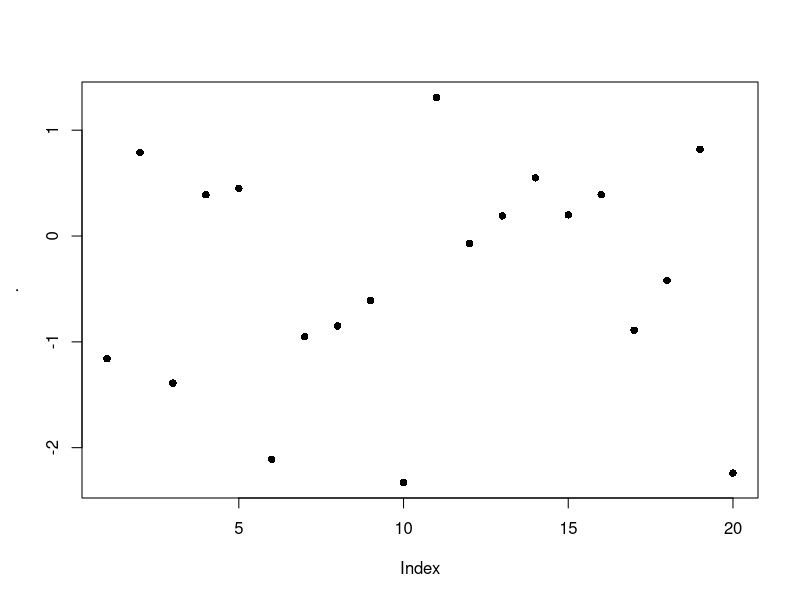
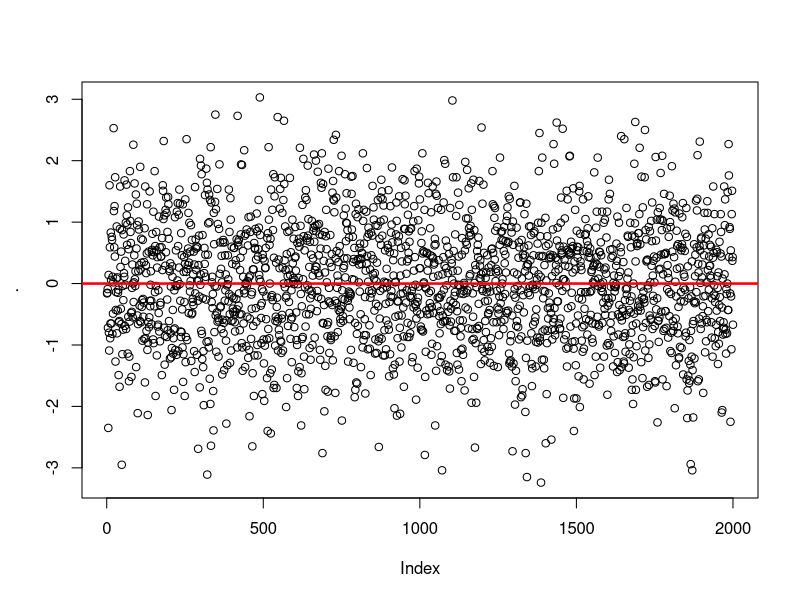

Recreate these plots in R, in order. (Note: this script raises an error after producing the figures.)
# __________________________________________________________________
# R VOCABULARY 
# __________________________________________________________________

library("dplyr")
library("reshape2")
library("lazyeval")
library("ggplot2")
library("labeling")
library("lubridate")


# help(package="base")
# rm(list=ls())

# TODO: -------
# duplicated, charmatch, aggregate, do.call
# remove "lib" arg in library calls 
       


# flatten a list: 
(l <- list(item1=4, item2=2, item3=c(100, 200)))  # surrounding with () calls print 
(unlist(l))
(unname(unlist(l)))  # returns numeric vector; also try: unlist(l) %>% unname  


# flattening a list of dates does weird stuff: 
datelist = as.list(c(ymd("2017-01-01"), ymd("2017-01-01")))
unlist(datelist)  # not good 
do.call("c", datelist)  # this is good 


# rep and seq: --------------------
rep(letters[1:3], times=2)  # same as rep(letters[1:3], 2)
rep(letters[1:3], each=2)
rep(letters[1:3], times=2, each=2)
rep(letters[1:3], times=2, each=2, length.out=2)
rep_len(letters[1:3], length.out=40)  # could be useful if you don't know the length of a vector, but you want to keep recycling it until total length reaches a target value. 
rep(letters[1:3], times=(1:3))

seq(1,26)
seq(1,26,by=3)
seq(1,26, length.out=4)  # generates a sequence of length.out=4 equally spaced values from 1 to 16. (length.out is usually abbreviated to length or len, and seq_len is much faster.)
seq(along.with=month.abb)  # can abbreviate as e.g. seq(month.abb) or seq(letters); verbose alternative: seq(1, length(month.abb))
seq(along.with=rnorm(20))# generates sequence 1,2,3... ending with length(month.abb)
seq(c("apple", "orange", "banana"))

x<-round(rnorm(20), 2); names(x) <- seq(rnorm(20)); x %>% plot(pch=16) 
x<-round(rnorm(2000), 2); names(x) <- seq(rnorm(2000)); x %>% 
  plot(pch=1) %>% abline(h=0, lwd=2.5, col="red")


any(c(rep(FALSE, 9), TRUE))  # any TRUEs in the vector? 
any(c(2<1, 4>5, 6==7))

x <- c(4,3, NA, 1,1,23)
any(is.na(x))  # is.na(x) returns a logical of same length as x 



x<- rnorm(10)
range(x)
all(x < 2)  # x<2 returns a logical vector of same length as x; all(x<2) returns TRUE only if all values are TRUE 
all(x < 2, x > (-2))
all(1<2, 2==2, 3>2)
all(c(TRUE, TRUE, TRUE, FALSE))


4 %in% c(1,1,4,1)  # TRUE 
"s" %in% letters  # TRUE
1:4 %in% 1:10  # returns vector of same length as vector on left side of %in%
c(1:4, 12) %in% 1:10
c("g", 7) %in% letters 


match("s", letters)
match(c("a", "s", "f"), letters)
x <- c(4,3, NA, 1,1,23, NA)
match(NA, x)  # Note that match() only returns first match 


which(c(rep(FALSE, 5), TRUE, rep(FALSE, 4), TRUE))  # Takes a logical vector, returns numeric pointing to positions of TRUE values 
which(c(4==5, 2==3))
which(c(4==5, 2==3, 3==3, 4<5, 9>4))


x <- rep(1.0,10); y <- rep(0.99999999999, 10)
all.equal(target=x, current=y, tolerance = 10^-10)
all.equal(target=x, current=y, tolerance = 10^-20)


identical(2, 2.0)  # TRUE 

set.seed(1)
x <- rnorm(10)
set.seed(1)
y <- rnorm(10)
identical(x,y) # TRUE 


stopifnot(c(TRUE, TRUE))
stopifnot(c(FALSE, TRUE))  # returns an error if not all TRUE 
stopifnot(c(2<3, 4>5))


x <- airquality[, -1] # x is a regression design matrix
y <- airquality[,  1] # y is the corresponding response
stopifnot(complete.cases(y) != is.na(y))  # complete.cases returns a logical 
ok <- complete.cases(x, y)  # returns logical of same length as num rows of x and y
sum(!ok) # how many are not "ok" ? NOTE that "!" on a logical gives its inverse: !c(TRUE, FALSE) = c(FALSE, TRUE)
x <- x[ok,]
y <- y[ok]


# subsetting: -----
# 3 ways of subsetting a df for first column:
airquality[1]  # returns data frame (which is a type of list; subsetting list with [] always gives list)
airquality[[1]]  # returns the *contents* of element 1 in the df - integer atomic vector. [[]] can only return 1 thing 
airquality$Ozone  # returns integer atomic vector. Note that $ is shorthand, where x$y = x[["y", exact=FALSE ]]



cumsum(1:10)  # pseudocode: for i in 1:10, result[1] = i, result[2]=i+result[1]
cumprod(1:10)
cummin(1:10)  # along the entire length of input vector, 1 is min 
cummax(10:1)



# first differencing: 
diff(1:10, lag = 1, differences = 1)  # diff gives differecnes between successive elements in a vector 
diff(seq(1,50, by=5), lag=1, differences=1)
(diffs1 <-diff(c(1,5,2,2,10,.5,-1,3,-4,30), lag = 1, differences = 1))
length(diffs1)

# second differencing: 
(diffs2 <-diff(c(1,5,2,2,10,.5,-1,3,-4,30), lag = 1, differences = 2))  
diffs2 == diff(diffs1, lag = 1, differences = 1)  #  setting arg differences > 1 means you recursively apply diff a specified number of times 
length(diffs2)  # note that this has one less element than diffs1

# differencing at lags (i.e. not immediately successive elements)
(diffs3 <-diff(c(1,5,2,2,10,.5,-1,3,-4,30), lag = 2, differences = 1))  
length(diffs3)


# cut a range to get a factor: -------------------
x <- 1:100 
cut(x, breaks=seq(0,100,5), labels= paste("Level", 1:20))  # divide range of x into levels of a factor; 
# note that length of labels is 1 less than length of breaks
# also, first value of breaks is lower than min value of x 
table(cut(x, breaks=seq(0,100,5), labels= paste("Level", 1:20)))



# reorder factor levels using values in another column -------------
# first create data: 
df <- data.frame(area=letters[1:10], 
                 total=c(10,2,1,rnorm(6),20)); df

# graph looks ugly: 
ggplot(df, aes(x=area, y=total)) + geom_bar(stat="identity")

# find order of factor levels that you want: 
order(df$total)  # this gives ascending order; for descending, rev(order(df$total))

# reset factor levels: 
df <- df %>% mutate(area=factor(area, 
                          levels=area[order(df$total)])); df

str(df)  # factor levels reset

# graph again: 
ggplot(df, aes(x=area, y=total)) + geom_bar(stat="identity")  # SUCCESS!


# if there is an obvious way to order your factor levels (e.g. alphabetical), 
# you can try using ordered(): 
# create a factor with default ordering: 
ordered(rep(1:12, length=24))
ordered(c("blue", "green", "yellow"))
ordered(paste0("level_", 1:30))  # doesn't work well 

# let's try again: 
two.digits.numbers <- 
      sapply(1:30, function(x){
            x.char <- as.character(x)
            if (nchar(x.char) < 2){
                  x <- paste0("0", x)
            } else {
                  x <- x.char
            }
            return(x)
      }
      )

ordered(paste0("level_", two.digits.numbers))  # works! 

#**************************************************





#**************************************************
pmin(1:4, 0:3)  # gives "parallel" min - min of each pair of elements, where one element is from vector1, the other from v2. 

x <- sort(rnorm(100));  cH <- 1.35
quantile(x, probs = seq(0, 1, 0.25), na.rm = FALSE, names = TRUE)
# quantiles are cutpoints dividing the range of a probability distribution into contiguous intervals with equal probabilities. 
# quartiles are the three cut points that will divide a dataset into four equal-size groups
pmin(cH, quantile(x)) # no names
pmin(quantile(x), cH) # has names
plot(x=x, y=pmin(cH, pmax(-cH, x)), type = "b", main =  "Huber's function")



# & and && --------
x <- 1 
y <- 1

if (x==1 & y==1){print("yes")} else {print("no")}
if (x==1 && y==1){print("yes")} else {print("no")}
# when x and y are single element vectors, doesn't seem to make a diff

x <- c(1,1) 
y <- c(1,0)

if (x==1 & y==1){print("yes")} else {print("no")}
# single & returns warning: only first element used 

if (x==1 && y==1){print("yes")} else {print("no")}
# no warning, but doesn't seem to give right answer 

# NOTE: apparently && is preferred in if conditions 




# merge: -------------------------------
# merging vectors (doesn't make much sense): 
x <- letters
y <- letters[3:4]
merge(x,y)  # prob not what you want: this is the cartesian product (?) of the 2 sets 


# MERGING DATA FRAMES: -----------
# if the column you're merging on has the same name in both dfs, there's no need to 
# specify by="" argument, because it is automatically interpreted that you are joining on that column 

x <- data.frame(a=letters, b.x=rnorm(26)) %>% print 
y <- data.frame(a=c(letters[3:4], "test"), d.y=rnorm(3), e.y=rep("yo", 3)) %>% print 

merge(x,y)  # inner join; 
merge(x,y, all=TRUE)  # outer join
merge(x,y, all.y=TRUE)  # right join
merge(x,y, all.x=TRUE)  # left join
merge(x,y, all.x=TRUE, all.y=TRUE)  # outer join again




# if the column you're merging on has the diff name in the 2 dfs, you need to specify the 
# by.x and by.y arguments 

x <- data.frame(a=letters, b.x=rnorm(26))
y <- data.frame(a.y=c(letters[3:4], "test"), d.y=rnorm(3), e.y=rep("yo", 3))

merge(x,y, by.x="a", by.y="a.y")  # INNER JOIN 
merge(x,y, all=TRUE, by.x="a", by.y="a.y")  # OUTER JOIN 
merge(x,y, all.y=TRUE, by.x="a", by.y="a.y")  # RIGHT JOIN
merge(x,y, all.x=TRUE, by.x="a", by.y="a.y")  # LEFT JOIN 


#... another example: -----------------
authors <- data.frame(
      surname = I(c("Tukey", "Venables", "Tierney", "Ripley", "McNeil")),
      nationality = c("US", "Australia", "US", "UK", "Australia"),
      deceased = c("yes", rep("no", 4)))
books <- data.frame(
      name = I(c("Tukey", "Venables", "Tierney",
                 "Ripley", "Ripley", "McNeil", "R Core")),
      title = c("Exploratory Data Analysis",
                "Modern Applied Statistics ...",
                "LISP-STAT",
                "Spatial Statistics", "Stochastic Simulation",
                "Interactive Data Analysis",
                "An Introduction to R"),
      other.author = c(NA, "Ripley", NA, NA, NA, NA,
                       "Venables & Smith"))

(m1 <- merge(authors, books, by.x = "surname", by.y = "name"))
(m2 <- merge(books, authors, by.x = "name", by.y = "surname"))


#... merging on dates: --------------
admits <- data.frame(dates = as.Date(c("2017-01-12", "2017-01-15")), 
                     num_cases = c(450,12))
census <- data.frame(dates = as.Date(c("2017-01-12", "2017-01-31")), 
                     num_pts = c(14030, 9912))
date_string <- data.frame(dates = seq(as.Date("2017-01-01"), as.Date("2017-01-31"), by="1 days")) 

# column to match on has same name in all 3 dfs, so no need to specify "by=" argument 
finaldf <- merge(date_string, admits, all.x=TRUE) %>% 
                  merge(census, all.x=TRUE) %>% print 

# if appropriate, replace NAs with zeroes: 
finaldf <- mutate(finaldf, 
                  num_cases=sapply(num_cases, function(x) if(is.na(x)==TRUE){0} else {x}), 
                  num_pts=sapply(num_pts, function(x) if(is.na(x)==TRUE){0} else {x})
                  ) %>% print 

finaldf.m <- melt(mutate(finaldf, dates=as.character(dates))) %>% print 
dcast(finaldf.m, dates ~ variable)  # reverses the melting operation 
dcast(finaldf.m, variable ~ dates)  # reverse rows and columns 


# sort and order: ------------------
x <- c(1,1,3,-1,0,19,1,9,7,32)
sort(x)
sort(x, decreasing=TRUE)
rev(x)  # just reverses arguments 

order(x)  # returns an ordered numeric vector: order(x)[1] returns the position in x where the smallest element in x is found 
x[order(x)]  # arranges x in ascending order 


# Run-length encoding (RLE) is a very simple form of lossless data compression in which runs of data (that is, sequences in which the same data value occurs in many consecutive data elements) are stored as a single data value and count, rather than as the original run
x <- rev(rep(6:10, 1:5))
rle(x)
class(rle(x))  # type of list
rle(x)[1]
unname(unlist(rle(x)[1]))

z <- c(TRUE, TRUE, FALSE, FALSE, TRUE, FALSE, TRUE, TRUE, TRUE)
rle(z)
rle(as.character(z))

x <- c(rep("a", 4), "c", rep("g", 10))
unique(x)

# TABLE ----------------------------------------------
df <- data.frame(a=sample(100,10), 
                 b=sample(2000, 10))
table(df)  # you can call table() on purely numeric data, but it's kinda useless 
table(df$a)  # still useless 

df$c= sapply(1:10, function(x) sample(c("Group1", "Group2"), 1, replace=TRUE))
df

table(df)  # still pretty useless 
table(select(df, a,c))   # possibly useful: this converts the data from "long" to "wide" format; compare with > select(df[order(df$a), ], a,c)
table(select(df, b,c))  # possibly useful 
table(df$c)  # probably the best use of table() for this data 


# Simple frequency distribution:
table(rpois(100, 5))  # n=100, lambda=5
table(state.division, state.region)

with(airquality,
     table(OzHi = Ozone > 80, Month, useNA = "ifany"))  # with() seems to be a 
# precursor to the pipe operator (%>%)


# copy table from R to Excel: ---------------------
df <- data.frame(a=rnorm(20), b= sample(c(TRUE, FALSE), 20, replace=TRUE)) # %>% print
write.table(df, file="clipboard", sep="\t", row.names=FALSE)  # now paste in Excel 

# copy via clipboard from excel to R: 
#select column in excel %>%
x <- readClipboard()


# ifelse() : ------------------------------------
x <- c(6:-4)
sqrt(x)  #- gives warning
sqrt(ifelse(x >= 0, x, NA))  # no warning

## Note: the following also gives the warning !
ifelse(x >= 0, sqrt(x), NA)

l <- sample(c("a", "b", "c"), 1)
ifelse(l >= "b", "high", "low")


# DATES --------------------------------------------
# ...create strings of dates ----
seq(ISOdate(2017,1,1), ISOdate(2017,1,31), by="day") %>% substr(1,11)  # Jan to Feb 

seq(ISOdate(2017,1,1), ISOdate(2017,1,31), by="7 day") %>% 
  substr(1,11)  # only week start dates 

seq(ISOdate(2017,2,1), ISOdate(2017,1,1), by="-1 day") %>% substr(1,11)  # Feb to Jan 

# Note: ISOdate() is a wrapper for strptime()


# Alternatively, you can use as.Date: 
seq(as.Date("2017-01-01"), as.Date("2017-04-05"), by="1 day")

dates <- seq(as.Date("2017-01-01"), as.Date("2017-04-05"), by="7 day")  # only first day of weeks 
date_and_wkday <- data.frame(dates = dates, 
                             days = weekdays(dates)) %>% print 




# ...identify fiscal year from date : -------------------
x <- data.frame(date = c("2013-01-01", "2013-06-06", "2015-02-28", "2015-09-04"), 
                m=rep(NA,2), 
                y=rep(NA,2), 
                fyear = rep(NA,2)); x

for(i in 1:nrow(x)){
      x$m[i] <- substr(x$date[i], 6,7) %>% as.numeric
      x$y[i] <- substr(x$date[i], 1,4) %>% as.numeric
      if(m[i] %in% 4:12){
            x$fyear[i] <- x$y[i]+1
      } else {
            x$fyear[i] <- x$y[i]
      }
}
print(x)

# without extra columns for date and year: 
x <- data.frame(date = c("2013-01-01", "2013-06-06", "2015-02-28", "2015-09-04"), 
                fyear = rep(NA,2)
                ); x

for(i in 1:nrow(x)){
      m <- substr(x$date[i], 6,7) %>% as.numeric
      y <- substr(x$date[i], 1,4) %>% as.numeric
      if(m %in% 4:12){
            x$fyear[i] <- y+1
      } else {
            x$fyear[i] <- y
      }
}
print(x)



# using lubridate package: ----------------------------------------
dates <- c("2017-01-01", "2017-02-01", "2017-08-21")

class(dates)  # "character"


ymd(dates) # %>% class  # "Date"
# this function takes a char and converts to date, using the ymd format to 
# do the conversion. It DOESN'T *cast* to ymd format 

mdy(dates)  # doesn't work 
dates2 <- c('12-31-2017'); class(dates2)
mdy(dates2); class(mdy(dates2))

# convert to time in format hh:mm
timechar <- "12:30"
time <- strptime(timechar, format="%R"); time2
time <- strptime(timechar, format="%I"); time2


# convert ymd to mdy: 
ymd(dates) %>% format('%m%d%Y')

# arithmetic with dates and times: 



# SET OPERATIONS ---------------------------------------------

setA<-c("a", "b", "c", "d", "e")
setB<-c("d", "e", "f", "g")

union(setA,setB)
intersect(setA,setB)
setdiff(setA,setB)  # Note, however, that the difference between two sets is order-dependent. It is the material that is in the first named set, that is not in the second named set. 
setequal(c(setdiff(setA,setB),intersect(setA,setB),setdiff(setB,setA)), 
         union(setA,setB))


# SAMPLE() --------------------------------------------------
sample(10)  # gives permutation of all elements; same as sample(1:10)
sample(10, 1) 
(x <- sample(10, replace=TRUE)); setdiff(1:10, x)
sample(letters, 3)

sample(c("a", "b"),1, prob=c(.9, .1))  # The optional prob argument can be used to give a vector of weights for obtaining the elements of the vector being sampled. They need not sum to one, but they should be non-negative and not all zero.

# create a discrete distribution with specified probabilities:
v <- vector()
for(i in 1:1000){
  v[i] <- sample(c(TRUE, FALSE, "error"), 1, prob=c(.90, .09, .01))
}

table(v) %>% barplot  # plotting with base R 

# plotting with ggplot: 
dat <- as.data.frame(table(v)) %>% melt %>% select(1,3)
ggplot(dat, aes(x=v, y=value)) + 
  geom_bar(stat="identity") + 
  geom_hline(yintercept=0, size=1)



# COMBINATIONS --------------------------------------------------
choose(3,2)  # number of combinations of 2 elements that can be chosen from a set of 3 elements 
choose(10,1); choose(10,2); choose(30,2)

# counting num permutations: 
n <- 10
k <- 5 
choose(n,k)*factorial(k)

par(mfrow=c(2,1))
# graph of num combinations 
sapply(1:10, function(x) choose(10, x)) %>% 
  plot(type='l', main="num permutations, combinations of x objects from a total of 10 objects", 
       xlab = "x", 
       ylab = "num combinations")

# graph of num permutations 
sapply(1:10, function(x) choose(10, x)*factorial(x)) %>% 
  plot(type='l', 
       xlab = "x", 
       ylab = "num permutations")
par(mfrow=c(1,1))


# sample with/without replacement: -----------
sample(10)  # same as sample(1:10); default is replace=FALSE 
sample(10,2)
sample(10,100, replace=TRUE) 
sample(c("hi", "bye"), 30, replace=TRUE)

# simulate 100 rolls of a die: 
sample(6, 100, replace=TRUE) %>% mean
sample(6, 100, replace=TRUE) %>% mean

# FILL CONTAINER WITH LOOP: ----------------------
# create an empty container and fill it using a loop. We require that any type and any number of objects can be placed in the container, regardless of whether they are numeric or character or logical: 
container <- vector(mode="list")
# container <- list()  # this also seems to work? 

for(i in 1:10){
  x <- rnorm(1)
  print(paste("x=", x))
  if (x < 0.01){
    container[i] <- list(1:10)    
  } else if (x < 0.8) {
    container[i] <- list(rnorm(i))
  } else {
    container[i] <- list(rep("test", i))
  }
}

str(container)
summary(container)



# BUILD A DATAFRAME WITH A LOOP: --------------
# set up empty list: 
datalist = list()

for (i in 1:5) {
      # ... make some data
      dat <- data.frame(x = rnorm(10), y = runif(10))
      dat$i <- i  # maybe you want to keep track of which iteration produced it?
      datalist[[i]] <- dat # add it to your list; NOTE THAT WE USE [[]] !!!!
}

datalist  # each element of hte list is a dataframe 
# compare datalist[1] with datalist[[1]]; first is a list, second is contents 
      # within that list 

# join elements of list into a single df with do.call()
big_data = do.call(rbind, datalist) %>% print 

# alternative without using do.call: 
df1 <- datalist[[1]]
for(i in 2:5) {df1 <- rbind(df1, datalist[[i]])}
df1

identical(big_data, df1)  # TRUE 

# LAPPLY AND FRIENDS: -------------------------------
x <- list(a = 1:10, beta = exp(-3:3), logic = c(TRUE,FALSE,FALSE,TRUE))
# compute the list mean for each list element
lapply(x, mean)
# median and quartiles for each list element
lapply(x, quantile, probs = 1:3/4)
# Format for lapply is lapply(X, FUN, ...). Note that "probs=1:3/4" is being passed to "..." above, and is "passed to" the function quantile(). 

sapply(x, quantile)
i39 <- sapply(3:9, seq) # list of vectors
sapply(i39, fivenum)
vapply(i39, fivenum,
       c(Min. = 0, "1st Qu." = 0, Median = 0, "3rd Qu." = 0, Max. = 0))

(v <- structure(10*(5:8), names = LETTERS[1:4], 
                types=c("red", "yellow", "blue", "green")))
# structure() returns the given object with further attributes that you can 
# set 

# not entirely sure what's happening here: 
f2 <- function(x, y) outer(rep(x, length.out = 3), y)
(a2 <- sapply(v, f2, y = 2*(1:5), simplify = "array"))
a.2 <- vapply(v, f2, outer(1:3, 1:5), y = 2*(1:5))
stopifnot(dim(a2) == c(3,5,4), all.equal(a2, a.2),
          identical(dimnames(a2), list(NULL,NULL,LETTERS[1:4])))

# ...sampling distribution of sample mean of exp r.v.: ----
replicate(10000, mean(rexp(10))) %>% hist

# using ggplot: 
df <- replicate(10000, mean(rexp(10))) %>% as.data.frame  
colnames(df) <- "value"

p1 <- ggplot(df, aes(x=value)) + 
  geom_histogram(aes(y=..count..)) + # not really necessary to specify 
  # aes(y=..count..), but good to be explicit. You can just give 
  # "+ geom_histogram() +"  ...
  scale_x_continuous(limits=c(0,3), 
                        labels=seq(0,3, .25), breaks=seq(0,3, .25)) + 
  geom_hline(yintercept=0, size=1) + 
  theme(axis.text.x=element_text(size = 16),
        axis.title.x=element_text(size=20), 
        axis.text.y=element_text(size=14), 
        axis.title.y=element_text(size=18), 
        strip.text.x=element_text(size=18));p1

# add density: 
(p2 <- p1 + geom_density(aes(y=..density..*900), size=1, colour="blue", alpha=.8))

p3 <- ggplot(df, aes(x=value)) + 
  geom_density(aes(y=..density../sum(..density..))); p3 
#   geom_histogram(aes(y=..density../sum(..density..)), fill=NA, colour="black")


# summary(p1); summary(p2)


# ... use lapply to create multiple distribution curves: -----

# create input vector: 
input=seq(-4,4, length=1000)

# define dist function family: X~N(0, 1/n): 
fx <- function(n, input_vector){
      dnorm(input_vector, mean=0, sd=(1/sqrt(n)))  # change to pnorm() to get CDFs 
}

# create data frame with x and f(x) values for different values of n: 
normal_curves <- lapply(seq(1:20), fx, input_vector=input) %>% 
      # "input_vector=x" => specify that second arg of fx always 
      # takes value x
      as.data.frame

colnames(normal_curves) <- paste0("n", 1:20)
normal_curves <- mutate(normal_curves,
                        x=input) %>%  # x is input vector
                  select(21,1:20)

str(normal_curves)

# putting data in long form to allow facetting by value of n: 
normal_curves_long <- melt(normal_curves, id.vars = "x")
str(normal_curves_long)

p1 <- ggplot(normal_curves_long, aes(x=x, y=value, group=variable)) + 
      geom_line() + 
      geom_text(data=filter(normal_curves_long,
                            x>=1 & x<=1.01),  # filtering to get single point from each                                                  curve 
                aes(label=variable), 
                col="red") ; p1 

# splitting data frames with split( ) :  --------------------------
split(mtcars, mtcars$cyl)

# example from split( ) help: 
require(stats); require(graphics)
n <- 10; nn <- 100
g <- factor(round(n * runif(n * nn)))  # 1000 integer values between 0:10  
x <- rnorm(n * nn) + sqrt(as.numeric(g))  # 1000 random values 
xg <- split(x, g)  %>% print  # note that each vector is of a different length 
boxplot(xg, col = "lavender")  # when g is large, sqrt(g) is large, so x values 
      # are higher 

sapply(xg, length)  # how many values in each group? lapply() %>% unlist( )
      # also works: 
# lapply(xg, length) %>% unlist
sapply(xg, mean)  # mean x value by level of g
# lapply(xg, mean) %>% unlist 


### Calculate 'z-scores' by group (standardize to mean zero, variance one)
z <- unsplit(lapply(split(x, g), scale), g)

# same thing, using pipes: 
z <- split(x,g) %>%  # split by levels of g 
      lapply(scale) %>%  # apply function scale() to each component 
      unsplit(g)   # combine back into a vector
plot(z)


# and check that the within-group std dev is indeed one:  
tapply(z, g, sd)  
# Interpretation: tapply takes 2 vectors, *splits* the first according to levels of 
# the second (thus creating a "ragged array"), then it *applies* a function to 
# each component, then it *combines* the results back into a vector.


# scale(x, center = TRUE, scale = TRUE): -----------
# If center is TRUE then centering is done by subtracting the column 
# means (omitting NAs) of x from their corresponding columns, and if 
# center is FALSE, no centering is done. 
# You can also supply a numeric vector of same length as num cols of x 
# to specify a particular value to subtract from each column entry. 
# 
# If scale is TRUE then scaling is done by dividing the (centered) 
# columns of x by their standard deviations if center is TRUE, and 
# the root mean square otherwise.


# Pattern Matching and Replacement -------------------------------
# grep(value = FALSE) returns a vector of the indices of the elements of x that yielded a match (or not, for invert = TRUE. This will be an integer vector unless the input is a long vector, when it will be a double vector.                                                                                            

# grep(value = TRUE) returns a character vector containing the selected elements of x (after coercion, preserving names but no other attributes).

# grepl returns a logical vector (match or not for each element of x).

grep("[a-z]", letters)
grep("May", month.abb, invert=TRUE)  # find months that are NOT "May"
grep("wed", tolower(c("Monday", "Tuesday", "Wednesday")))
grep(c("wed", "mon"), tolower(c("Monday", "Tuesday", "Wednesday")))  # In grep(c("wed", "mon"), tolower(c("Monday", "Tuesday", "Wednesday"))):argument 'pattern' has length > 1 and only the first element will be used

charmatch(c("mon", "wed"), tolower(c("Monday", "Tuesday", "Wednesday", "Monday")))
# note that charmatch can take more than one element in its first argument. However, its rules for return values are a bit strange: 
      # if unique exact match OR (unique partial match and no exact match) -> 
            # match index returned
      # if multiple exact OR multiple partial -> 0 returned 
      # if no match, then nomatch argument value returned 
      # Thus, charmatch can be useful in seeing whether a value can be used 
            # as a unique identifier?? 

grep("o", letters)  # 15
grep("o", "food")  # 1
grep("o", c("food", "wood"))  # 1,2 
grep("o", c("food", "wood"), value=TRUE)
grepl("o", c("food", "wood"))

# note that "food" is a single element, which does contain an "o", so we get 1 returned. The 2 "o"s in food are not counted seperately. To do that, try: 

countOs <- function(x){
  require("dplyr", lib="H:/R packages")
  
  x.split <- strsplit(x, split=NULL) %>% unlist 
  
  returnOs <- function(x1){
    x2 <- tolower(x1)
    if(x2=="o"){1}
    else{0}
  }
  
  sapply(x.split, returnOs) %>% sum
}

# test function: 
test_countOs <- function(){
  sapply(list("hi", "hO", "OOoo", "yo", "only one", "frib", "N00", "123"),
         countOs)
}
test_countOs()

# apply the function: 
countOs("food")  # 2
countOs("Markov chains were introduced by Andrei Andreevich Markov (1856-1922) and were named in his honor.")  # 5 

# note how the function "countOs" promotes modularity and abstraction in the code: it is completely self-contained, so it doesn't need to refer to a function or object defined anywhere else, so you can use it in any environment. Just give it the input it expects and it will give you the output you expect. This is how you keep code from getting ridiculously complicated and interconnected. 

gsub("g", "Goose", letters)
gsub("g", NA, letters)

strings <- c("foo", "foo", "bar", "foo", "qux")
sub("foo", "yib", strings) 
gsub("foo", "yib", strings) 
# what's the difference between sub and gsub? 

# FUNCTIONS ------------------------------------------

# Use of "...": --------------------------------------
f <- function(...){
  list(...)
}
# f takes a variable number of arguments (i.e. user can put in anything they like there), then just lists what those arguments were. 


# TEST CASES: 
# function call: 
f(x=2, l=TRUE)

# Another function: 
f2 <- function(x,y, ...){
  print(x/y)
  otherArgs <- list(...)
  print(otherArgs)
  if (length(list(...)) > 0){
      if (any(unlist(list(...)))){
          print("At least one TRUE in otherArgs")
      } else {
          print("No TRUEs in otherArgs")
      }
  } else {
      print("No TRUEs in otherArgs")
  } 
}

# function call:
f2(1,5,TRUE, FALSE)
f2(1,5)
f2(1,5,FALSE, FALSE)

# Using ... in a useful way: ----------------------------------

# write a function that drops extreme values, then returns quantiles:
# in general, this approach could be useful because you can build in several steps into a single function (step1: drop extreme values, step2: calculate quantiles). However, you need a way to pass in arguments that will be used in later steps. That's what "..." is for. 

x <- rnorm(50)

f3 <- function(x){
  x2 <- sort(x)
  lower.limit <- quantile(x2, prob=.1)
  upper.limit <- quantile(x2, prob=.9)
  x3 <- x2[x2>lower.limit & x2<upper.limit]
  quantile(x3)
}

f3(x)  # compare with quantile(x)
f3(x, probs=c(.25, .5, .75))  
# Error in f3(x, probs = c(0.25, 0.5, 0.75)): unused argument (probs = c(0.25, 0.5, 0.75))

# To prevent the error, we need to rewrite f3 to allow it to take extra arguments: 

f4 <- function(x, ...){
  x2 <- sort(x)
  lower.limit <- quantile(x2, prob=.1)
  upper.limit <- quantile(x2, prob=.9)
  x3 <- x2[x2>lower.limit & x2<upper.limit]
  otherargs <- list(...)
  
  if(!is.null(otherargs)){
#     print(otherargs)  # note that this is just printed, not returned by the function
  }
  
  if(!is.null(otherargs$probs)){
#     print(quantile(x3, probs=otherargs$probs))
    quantile(x3, probs=otherargs$probs) %>% unlist
  } else {
#     print(quantile(x3))
#     print("default probs used")
    quantile(x3) %>% unlist
  }
}

# FUNCTION CALLS: 
f4(x)  # compare with quantile(x)
f4(x, probs=c(.08, .35, .57, .75, .99))  # compare with quantile(x, probs=c(.08, .35, .57, .75, .99))
f4(x, probs=c(.08, .35, .57, .75, .99), na.rm=TRUE)

# note what we can do with function f4: 
vectors <- vector(mode="list")
for(i in 1:10000){
  vectors[i] <- list(rnorm(500))
}

result <- lapply(vectors, f4, probs=c(.08, .35, .57, .75, .99), arg=NULL) %>%
  as.data.frame
names(result) <- paste0("sample_", 1:length(vectors))
str(result)
summary(result)
# result

result.long <-  melt(result) %>% 
  mutate(probs=as.factor(rep(c(.08, .35, .57, .75, .99), length(vectors)))) %>% 
  select(variable, probs, value)
str(result.long)
head(result.long, 100)

# quick analysis: 
boxplot(result.long$value)
filter(result.long, probs==.08) %>% select(value) %>% boxplot 
plot(value~probs, data=result.long)

# using ggplot: 
p1 <- ggplot(result.long, aes(x=probs, y=value)) + 
  geom_boxplot()  
#   facet_wrap(~probs, ncol=2)
p1


p08 <- filter(result.long, probs==.08) %>% select(value) %>% unlist
p57 <- filter(result.long, probs==.57) %>% select(value) %>% unlist

plot(p57~p08)

# ...rationale-----------------------------------------------------------
# without f4, how would you do this? First loop over vectors to remove extremes, then loop over the result to calculate quantiles. Okay, but what if there were e.g. 10 intermediate steps requiring a different function for each? It would be very inelegant to have to write 10 loops and keep passing the result from one to the next. 

# Instead, we can put all the intermediate functions inside f4, and pass their arguments to them through f4!!! 




# RESHAPE PACKAGE:  ---------------------------------------------
# Melting: going from wide to long 
head(airquality)
aql <- melt(airquality) # [a]ir [q]uality [l]ong format; no ID vars
head(aql)
aql[c(1:5, 154:158, 307:311), ]  

# using Month and Day as ID vars: 
aql <- melt(airquality, id.vars = c("Month", "Day"), 
            variable.name = "climate_variable", 
            value.name = "climate_value")
head(aql)  # note that long data is grouped by measured variable name, and that id vars repeat after all data on one single measured variable name: e.g. month=5, day=1 will appear next to "Ozone" var, then again next to "Solar.R". This is how rows/tuples for particular (Ozone, Solar.R, etc.) values are recorded; otherwise there would be no way to know which values were associated with others. 

# only id vars get column names named after them. All other vars are in the "variable" column, which we've renamed to "climate_variable"
summary(aql)
aql[c(1:5, 154:158, 307:311, 460:464), ]


# In reshape2 there are multiple cast functions. Since you will most commonly work with data.frame objects, we'll explore the dcast function.

# Casting: going from long to wide: 
aql <- melt(airquality, id.vars = c("Month", "Day"))
aqw <- dcast(aql, Month + Day ~ variable)  # Month & Day remain as columns (with duplicates removed), while the distinct names in variable "swing out" to create new column names. The arguments on the left refer to the ID variables and the arguments on the right refer to names the measured variables. Everything not in the equation is assumed to be a column of values. 
head(aqw)


dcast(aql, Month ~ variable + Day)  # wide format with each day a column: e.g Month=5, var="Ozone" and Day=1 gets 1 column; Month=5, var="Ozone" and Day=2 gets another, etc. 
# "Month ~ variable + Day" ==> LHS args specify how many rows in output; RHS args specify how many columns 
dcast(aql, Month ~ variable)  # "Aggregation function missing: defaulting to length". E.g. for month=5 and column=Ozone, there are now 31 values; we can't display 31 values in a cell, so we default to aggregating by counting 


dcast(aql, Month ~ variable, fun.aggregate = mean, 
      na.rm = TRUE)  # Averages by month
dcast(aql, Day ~ variable, fun.aggregate = mean, 
      na.rm = TRUE)  # Averages by day of month, across months. 


# NOTE: the above could have been done with dplyr::group_by() and summarize(): 
# however, this is more tedious because every var has to be named
# group_by(airquality, Month) %>% summarize(mean(Ozone, na.rm=TRUE), 
#                                           mean(Solar.R, na.rm=TRUE),
#                                           mean(Wind, na.rm=TRUE),
#                                           mean(Temp, na.rm=TRUE)) %>% 
#                                     as.data.frame 




## ...another example: means by day of week----------------------
days.of.week <- weekdays(Sys.Date()+0:6)  # list of days in the week 

data <- data.frame(var1=rnorm(7000, mean=50,sd=4), 
                   var2=rpois(7000, lambda=3), 
                   day=rep(days.of.week, 1000))
head(data, 50)

# MELT: 
longdata <- melt(data)
# head(longdata)
# longdata[c(1:8, 7001:7008), ]  # note that long data is grouped by measured variable name, and that id vars repeat after all data on one single measured variable name 

# CAST: 
# avg.by.day <- dcast(longdata, day ~ variable)  # Aggregation function missing: defaulting to length
avg.by.day <- dcast(longdata, day ~ variable, 
                    fun.aggregate=mean, 
                    na.rm=TRUE)
avg.by.day

# ...playing with the example ---------------------------------------------
# let's see if means of var1 differ across days 
anova.model1 <- lm(value~day, data=filter(longdata, variable=="var1"))
summary(anova.model)  # compare with "avg.by.day" Note that avg.by.day is easier to read. 

p1 <- ggplot(avg.by.day, aes(x=day, y=var1)) + 
  geom_bar(stat="identity")  
#   scale_y_continuous(limits=c(49.7, 50.1))  # not sure why the bars disappear when I do this 
p1

(p1zoom <- p1 + coord_cartesian(ylim=c(49.88, 50.1)))  # Setting limits on the coordinate system will zoom the plot (like you're looking at it with a magnifying glass), and will not change the underlying data like setting limits on a scale will.



# DPLYR PACKAGE: -------------------------------------

# group_by( ): --------------
# converts df to tbl, with meta-instruction to do all subsequent operations in terms of groups. Note that on its own, group_by does not do any operation; it is usually used in conjunction with summarize()

mtcars
group_by(mtcars, cyl)  # a tibble, with instructions to do subsequent operations in terms of groups of cyl 
group_by(mtcars, cyl) %>% as.data.frame  # identical to initial df 


# ...comparing summarize() on grouped versus original df: ----------
grouped <- group_by(mtcars, cyl)

summarize(grouped, mean(hp)) %>% as.data.frame # compare with following: 
summarize(mtcars, mean(hp))

summarize(grouped, mean(hp), sd(hp), mean(disp), sd(disp)) %>% 
      as.data.frame
# compare with following: 
summarize(mtcars, mean(hp), sd(hp), mean(disp), sd(disp))


# ...try alternative groupings: --------------------------
(grouped_by_cyl <- group_by(mtcars, cyl) %>% 
       summarize(mean(hp), sd(hp))) %>% as.data.frame
(grouped_by_gear <- group_by(mtcars, gear) %>% 
       summarize(mean(hp), sd(hp))) %>% as.data.frame

# grouped on 2 vars: 
(grouped_by_gear_and_cyl <- group_by(mtcars, gear, cyl) %>% 
       summarize(mean(hp), sd(hp))) %>% as.data.frame

# checking result of grouping on 2 vars: 
filter(mtcars, gear==3) %>% select(cyl) %>% arrange(cyl) %>% unique 
filter(mtcars, gear==4) %>% select(cyl) %>% arrange(cyl) %>% unique 
filter(mtcars, gear==5) %>% select(cyl) %>% arrange(cyl) %>% unique 

# find how many rows in particular combinations: 
count(mtcars, cyl)
count(mtcars, cyl, gear)

# another option to count rows: 
mtcars %>% group_by(cyl, gear) %>% summarise(n= n() ) 

#replace() ----
head(mtcars); str(mtcars)
cyl_order <- order(mtcars$cyl)
mtcars2 <- mtcars[cyl_order,]

# replace cylinder value of 4 with 99999
mtcars2 %>%
      mutate(hp=replace(hp, cyl==4, 99999),  # replace values 
                                    # in cyl column where value in 
                                    # cyl column ==4 
                                    # NOTE: you could also replace 
                                    # values in some other column where
                                    # cyl==4
             brands=rownames(mtcars)) %>%
      select(12,1:11) %>% 
      as.data.frame %>% print 


